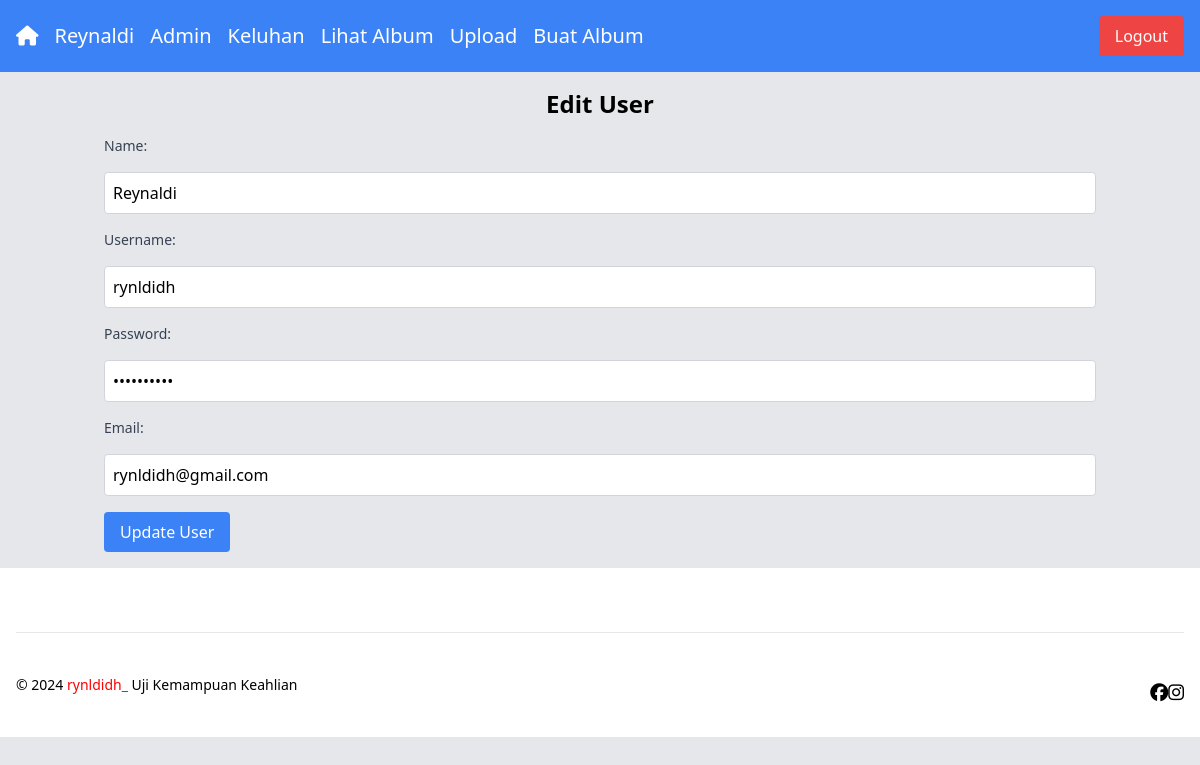
/halaman_edit_user.php?user_id=1 (signed in), run on an earlier commit of the app's database.
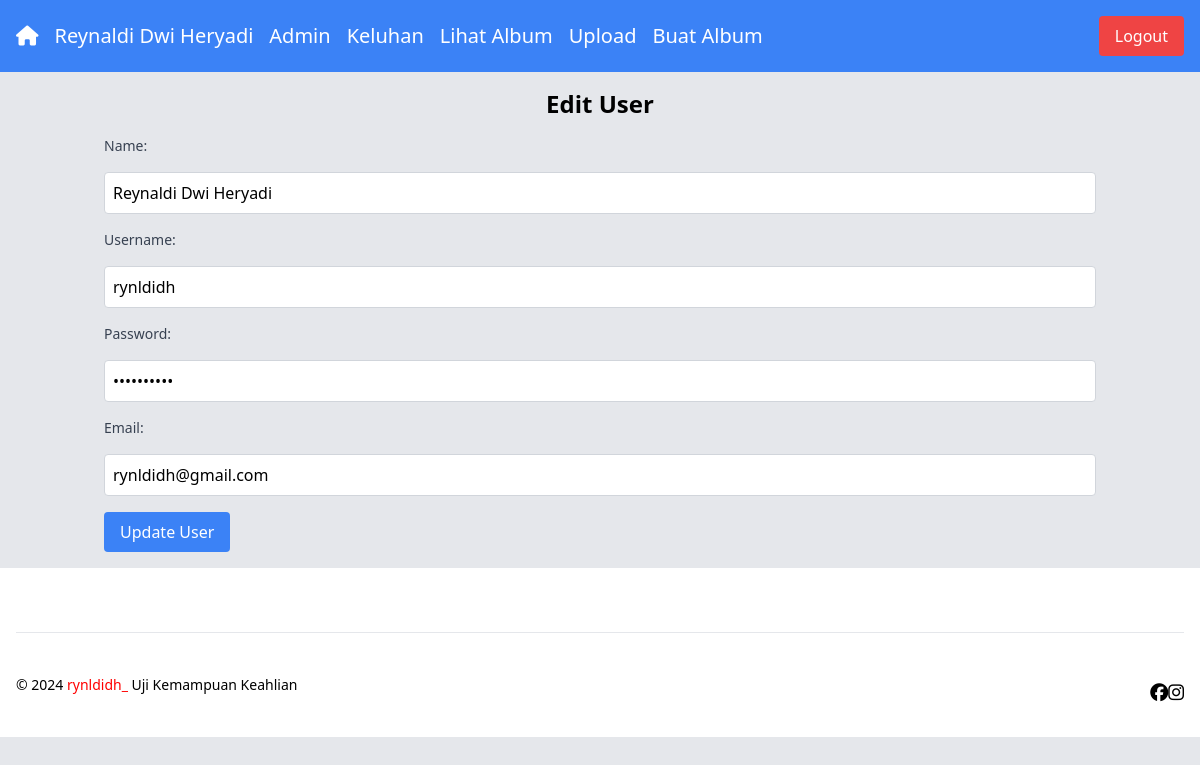
And on a later commit of the database.
### tables this page shows
CREATE TABLE `users` (
  `user_id` int(11) NOT NULL,
  `name` varchar(50) NOT NULL,
  `username` varchar(50) NOT NULL,
  `password` varchar(255) NOT NULL,
  `email` varchar(100) NOT NULL,
  `access_level` enum('admin','user') NOT NULL DEFAULT 'user',
  `create_at` timestamp NOT NULL DEFAULT current_timestamp() ON UPDATE current_timestamp()
);

### halaman_edit_user.php (the view, shortened to what this page needs)
<?php
$user_id = $_GET['user_id'];
$conn = mysqli_connect("localhost", "root", "", "album");
$sql_select_user = "SELECT * FROM users WHERE user_id='$user_id'";
$result_select_user = mysqli_query($conn, $sql_select_user);
$user_data = mysqli_fetch_assoc($result_select_user);
?>
<!DOCTYPE html>
<html lang="en">
<head>
    <link href="https://cdn.jsdelivr.net/npm/tailwindcss@2.2.19/dist/tailwind.min.css" rel="stylesheet">
    <link rel="stylesheet" href="https://cdnjs.cloudflare.com/ajax/libs/font-awesome/6.5.1/css/all.min.css"/>
</head>
<body class="bg-gray-200">
<?php include 'navbar.php'; ?>
    <div class="container mx-auto p-4">
        <h2 class="text-2xl font-bold text-center mb-4">Edit User</h2>
        <form method="post" onsubmit="return validateForm()" action="<?php echo htmlspecialchars($_SERVER["PHP_SELF"]) . "?user_id=$user_id"; ?>" class="space-y-4">
            <label for="name" class="block text-sm font-medium text-gray-700">Name:</label>
            <input type="text" id="name" name="name" value="<?php echo $user_data['name']; ?>" required class="mt-1 block w-full p-2 border border-gray-300 rounded">
            <label for="username" class="block text-sm font-medium text-gray-700">Username:</label>
            <input type="text" id="username" name="username" value="<?php echo $user_data['username']; ?>" required class="mt-1 block w-full p-2 border border-gray-300 rounded">
            <label for="password" class="block text-sm font-medium text-gray-700">Password:</label>
            <input type="password" id="password" name="password" value="<?php echo $user_data['password']; ?>" required class="mt-1 block w-full p-2 border border-gray-300 rounded">
            <label for="email" class="block text-sm font-medium text-gray-700">Email:</label>
            <input type="email" id="email" name="email" value="<?php echo $user_data['email']; ?>" required class="mt-1 block w-full p-2 border border-gray-300 rounded">
            <button type="submit" class="bg-blue-500 text-white px-4 py-2 rounded">Update User</button>
        </form>
    </div>
    <?php include 'footer.php'?>
</body>
</html>

### navbar.php
<div class="bg-blue-500 text-white p-4 flex justify-between items-center">
    <div class="flex items-center">
        <a href="dasboard.php" class="text-xl mr-4 hover:text-red-500 ">
            <i class="fas fa-house"></i>
        </a>
        <?php if (isset($_SESSION['name']) && $_SESSION['name'] !== '') : ?>
            <span class="text-xl mr-4"><?php echo $_SESSION['name']; ?></span>
        <?php endif; ?>
        <?php if (isset($_SESSION['access_level']) && $_SESSION['access_level'] === 'admin') : ?>
            <a href="halaman_admin.php" class="text-xl mr-4 hover:underline ">Admin</a>
            <a href="read_report.php" class="text-xl mr-4 hover:underline ">Keluhan</a>
        <?php endif; ?>
        <a href="album_user.php" rel="noopener noreferrer" class="text-xl mr-4 hover:underline ">Lihat Album</a>
        <a href="upload.php" class="text-xl mr-4 hover:underline ">Upload</a>
        <a href="create_album.php" class="text-xl hover:underline ">Buat Album</a>
    </div>
    <div>
        <button onclick="showConfirmation()" class="bg-red-500 text-white px-4 py-2 rounded hover:text-gray-400">Logout</button>
    </div>
</div>

What changed in the data, as far as the page shows it:
changed users "rynldidh": name "Reynaldi" → "Reynaldi Dwi Heryadi"
Also different on the page:
$_SESSION['name']: "Reynaldi" → "Reynaldi Dwi Heryadi"
